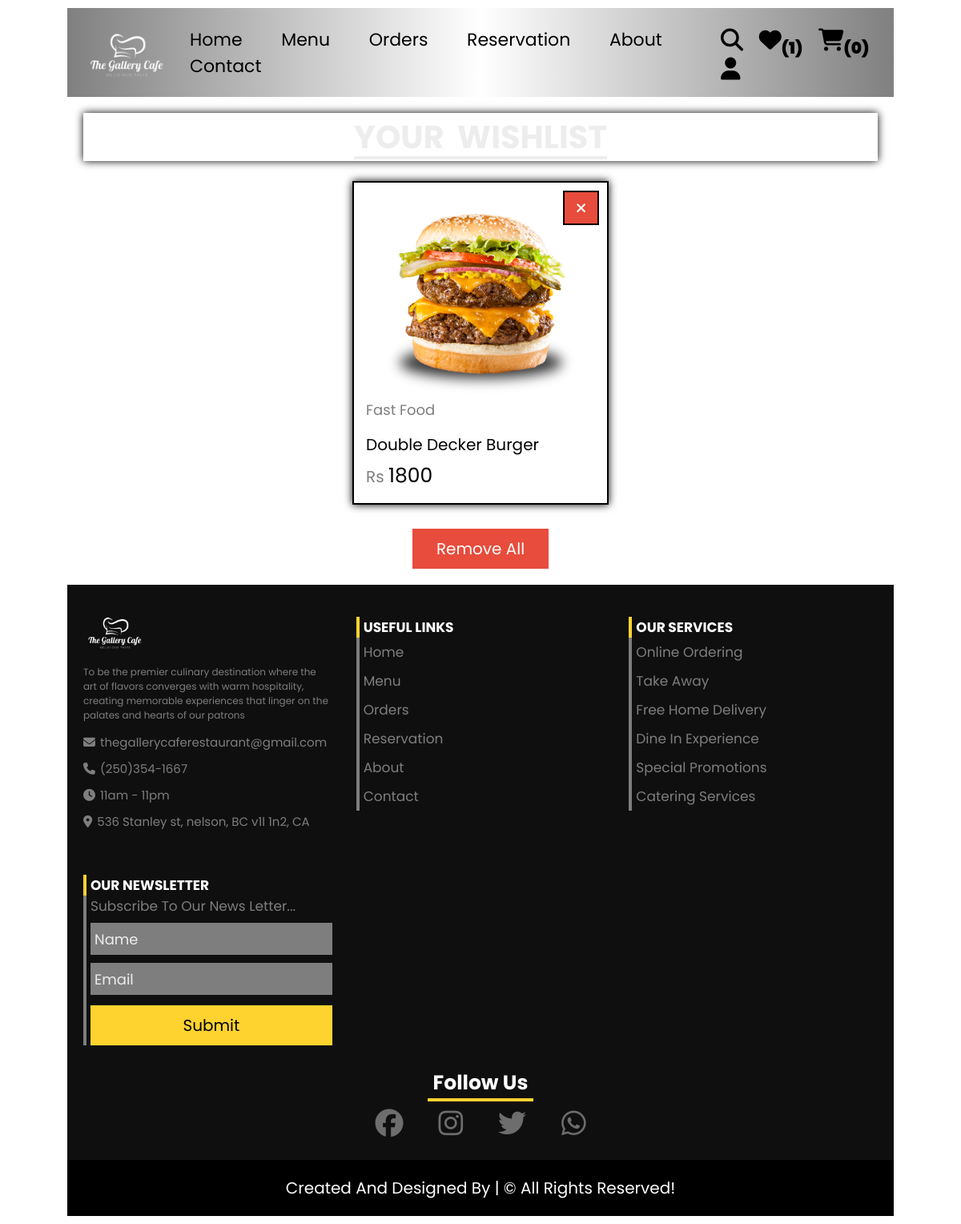
Page /customer/wishlist.php (signed in) on the committed database.
### tables this page shows
CREATE TABLE `wishlist` (
  `user_id` varchar(50) NOT NULL,
  `food_id` int(11) NOT NULL
);

CREATE TABLE `products` (
  `id` int(11) NOT NULL,
  `cuisine` varchar(50) NOT NULL,
  `category` varchar(50) NOT NULL,
  `name` varchar(50) NOT NULL,
  `price` int(11) NOT NULL,
  `image` varchar(50) NOT NULL,
  `hero_slider` tinyint(1) NOT NULL
);

### customer/wishlist.php (the view, shortened to what this page needs)
<!DOCTYPE html>
<html lang="en">
<head>
    <link rel="stylesheet" href="https://cdnjs.cloudflare.com/ajax/libs/font-awesome/6.1.1/css/all.min.css">
    <link rel="stylesheet" href="../CSS/customer_style.css">
</head>
<body>
    <?php include("../components/user_header.php"); ?>
    <section class="products">
        <h1 class="title">your wishlist</h1>
        <div class="box-container">
            <?php
                $wishlist_products = $conn->prepare("SELECT * FROM wishlist WHERE user_id = ?");
                $wishlist_products->execute([$user_id]);
                if($wishlist_products->rowCount() > 0) {
                    while($fetch_wishlist_products = $wishlist_products->fetch(PDO::FETCH_ASSOC)) {
                        $product_id = $fetch_wishlist_products['food_id'];
                        $products = $conn->prepare("SELECT * FROM products WHERE id = ?");
                        $products->execute([$product_id]);
                        $fetch_products = $products->fetch(PDO::FETCH_ASSOC)
            ?>
                        <form action="<?php echo htmlspecialchars($_SERVER["PHP_SELF"]); ?>" method="post" class="box">
                            <button type="submit" class="fas fa-times" name="delete" onclick="return confirm('delete this item?');"></button>
                            <img src="../uploaded images/<?= $fetch_products['image']; ?>" alt="">
                            <div class="cuisine-category">
                                <a href="category.php?category=<?= $fetch_products['category']; ?>" class="cat"><?= $fetch_products['category']; ?></a>
                            </div>
                            <div class="name"><?= $fetch_products['name']; ?></div>
                            <div class="flex">
                                <div class="price"><span>Rs </span><?= $fetch_products['price']; ?></div>
                            </div>
                        </form>
            <?php
                    }
                } else {
                    echo '<div class="empty">No products added to wishlist yet!</div>';
                }
            ?>
        </div>
        <div class="more-btn">
            <form action="<?php echo htmlspecialchars($_SERVER["PHP_SELF"]); ?>" method="post">
                <button type="submit" class="delete-btn" name="delete_all" onclick="return confirm('Remove all from wishlist?');">remove all</button>
            </form>
        </div>
    </section>
</body>
</html>
<?php include("../components/footer.php"); ?>

### CSS/customer_style.css (style rules this page uses)
:root { --yellow: #fed330; --red: #e74c3c; --light-color: #7e7e7e; --border: 2px solid #000; --light: #ededed; --light-black: #0f0f0f; }
* { font-family: 'poppins', sans-serif; margin: 0; padding: 0; box-sizing: border-box; outline: none; border: none; text-decoration: none; }
html { font-size: 62.5%; overflow-x: hidden; scroll-behavior: smooth; stop-opacity: 7rem; scroll-padding-top: 7rem; }
section { margin: 0 auto; max-width: 1300px; padding: 2rem; }
.btn, .delete-btn { margin-top: 1rem; display: inline-block; font-size: 2rem; padding: 1rem 3rem; cursor: pointer; transition: .2s linear; text-transform: capitalize; }
.delete-btn { background-color: var(--red); color: #fff; }
.title { text-align: center; margin-bottom: 2.5rem; font-size: 4rem; color: #ffffff; text-transform: uppercase; text-decoration: underline; word-spacing: .8rem; text-underline-offset: 1rem; background: transparent; backdrop-filter: blur(20px); box-shadow: 0 0 10px black; }
.products .title { color: #ededed; background: transparent; backdrop-filter: blur(20px); box-shadow: 0 0 10px black; }
.products .box-container { display: grid; grid-template-columns: repeat(auto-fit, 32rem); justify-content: center; align-items: flex-start; gap: 1.5rem; }
.products .box-container .box { padding: 1.5rem; border: var(--border); position: relative; overflow: hidden; background: transparent; backdrop-filter: blur(20px); box-shadow: 0 0 10px black; }
.products .box-container .box img { height: 25rem; width: 100%; object-fit: contain; }
.products .box-container .box .cuisine-category { display: flex; align-items: center; justify-content: space-between; }
.products .box-container .box .cat { font-size: 1.8rem; color: var(--light-color); text-transform: capitalize; }
.products .box-container .box .name { font-size: 2rem; text-transform: capitalize; color: #000; margin: 1.5rem 0 .5rem 0; }
.products .box-container .box .flex { display: flex; align-items: center; gap: 1rem; margin-top: .5rem; }
.products .box-container .box .flex .price { margin-right: auto; font-size: 2.5rem; color: #000; }
.products .box-container .box .flex .price span { color: var(--light-color); font-size: 2rem; }
.products .more-btn { margin-top: 2rem; text-align: center; }
.products .box-container .box .fa-times { position: absolute; top: 1rem; right: 1rem; background-color: var(--red); color: #fff; border: var(--border); line-height: 4rem; height: 4.3rem; width: 4.5rem; font-size: 1.7rem; cursor: pointer; }

### customer/wishlist.php (style rules this page uses)
body { background: url('../images/bg1.jpg'); padding: 1rem 7%; background-position: center; background-size: cover; background-repeat: no-repeat; }

### rows in the picture
wishlist: products.image (picture), products.category "Fast Food", products.name "Double Decker Burger", products.price "1800"

### other values in the picture
$total_user_wishlist_items "1"
count($_SESSION["cart"]) "0"
